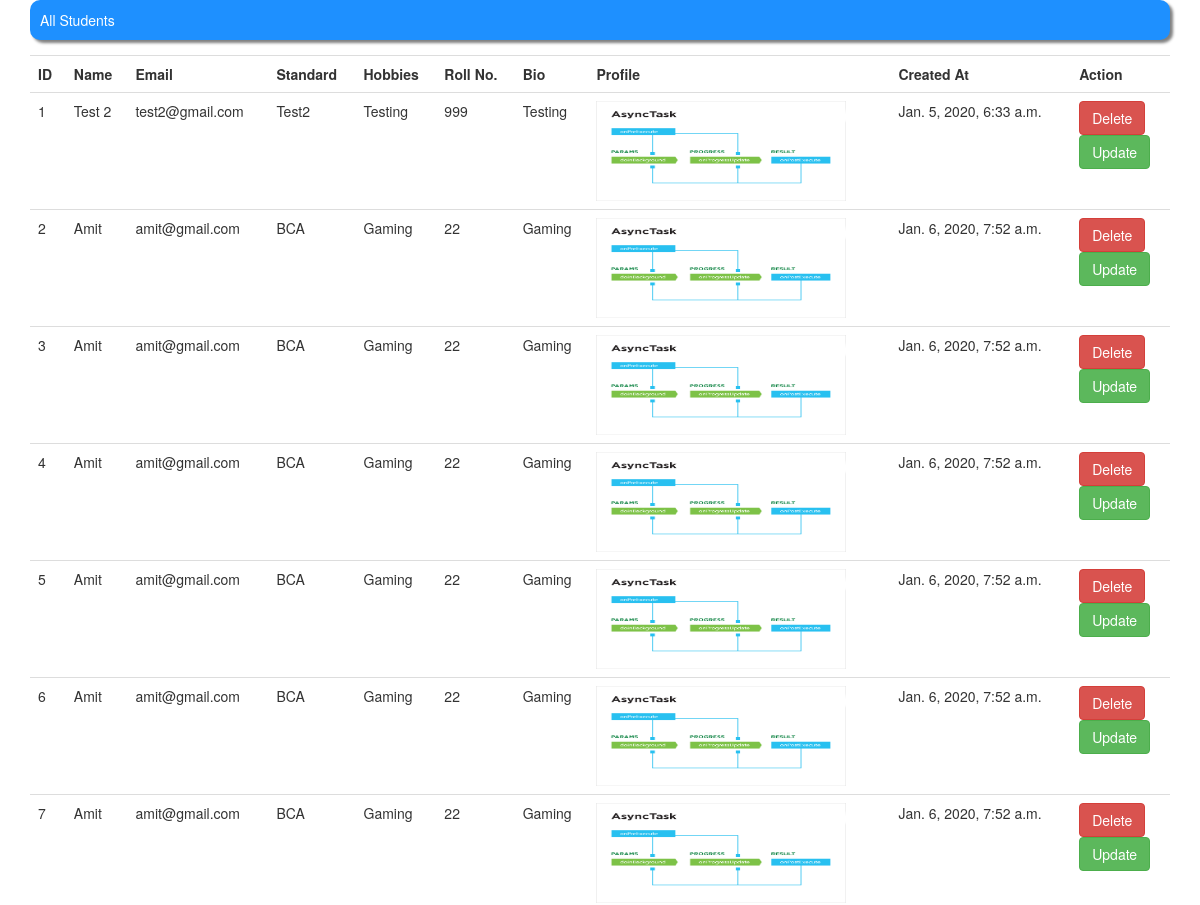
The app's page /show_all_data (signed in, upper part), older data.
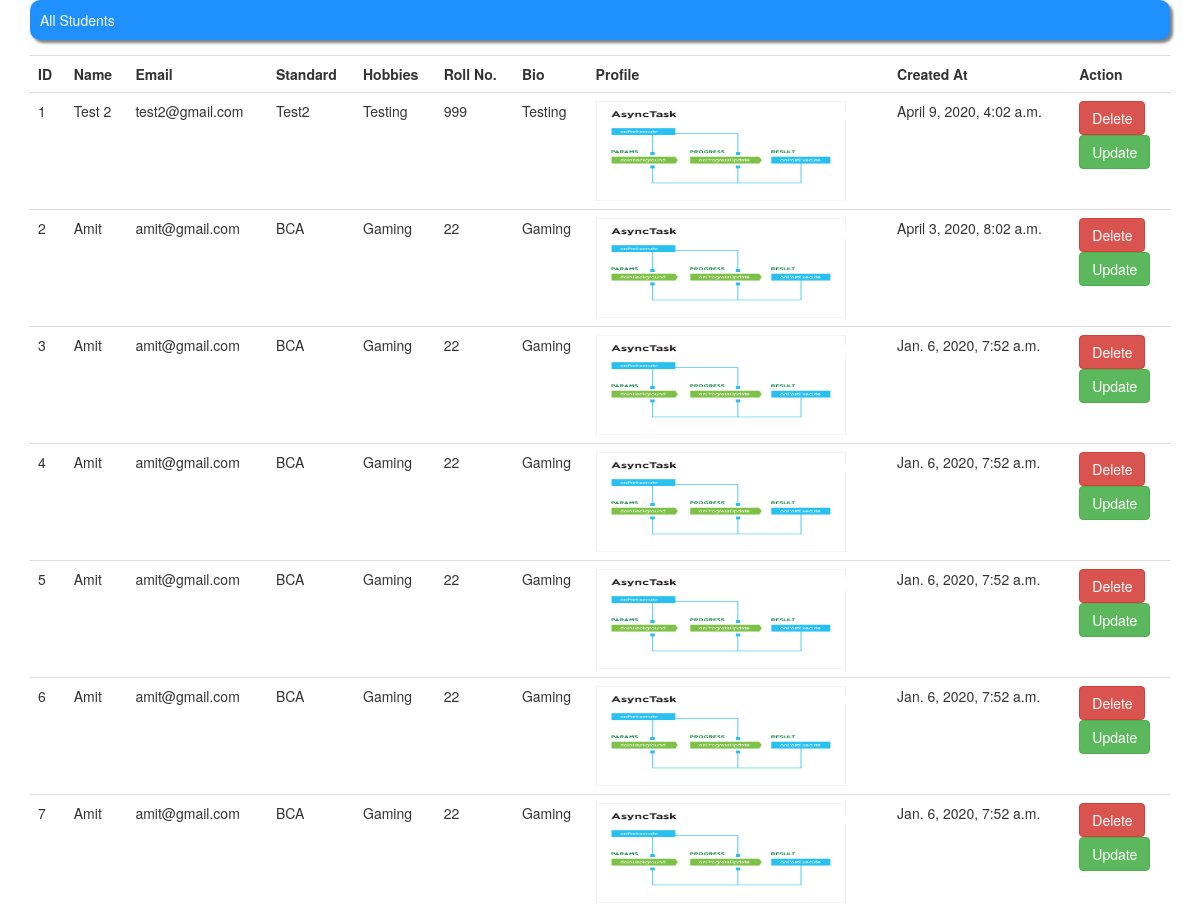
The same page, newer data.
### simpleFirstApp/models.py (models this page shows)
class Students(models.Model):
    id=models.AutoField(primary_key=True)
    name=models.CharField(max_length=255)
    email=models.CharField(max_length=255)
    standard=models.CharField(max_length=255)
    hobbies=models.CharField(max_length=255)
    roll_no=models.CharField(max_length=255)
    bio=models.TextField()
    profile_image=models.FileField()
    course=models.ForeignKey(Courses,on_delete=models.CASCADE)
    created_at=models.DateTimeField(auto_now_add=True)
    is_active=models.BooleanField(default=True)
    objects=models.Manager()

### simpleFirstApp/views.py (the view)
# urls.py: path('show_all_data', views.show_all_data, name="show_all_data"),
@login_required(login_url="/login_user/")
def show_all_data(request):
    all_teacher=Teachers.objects.all()
    all_student=Students.objects.all()
    return render(request,"show_data.html",{'students':all_student,'teachers':all_teacher})

### simpleFirstApp/templates/show_data.html (shortened to what this page needs)
{% extends 'base_template.html' %}
{% block bodydata %}
<div class="container">
    <div class="row">
        <div class="col-lg-12">
                <div class="form-group bg_blue">
                    All Students
                </div>
                <div class="table">
                <table class="table">
                    <tr>
                        <th>ID</th>
                        <th>Name</th>
                        <th>Email</th>
                        <th>Standard</th>
                        <th>Hobbies</th>
                        <th>Roll No.</th>
                        <th>Bio</th>
                        <th>Profile</th>
                        <th>Created At</th>
                        <th>Action</th>
                    </tr>
                    {% for student in students %}
                        <tr>
                            <td >{{ student.id }}</td>
                            <td class="editable" data-id="{{ student.id }}" data-type="name">{{ student.name }}</td>
                            <td class="editable" data-id="{{ student.id }}" data-type="email">{{ student.email }}</td>
                            <td class="editable" data-id="{{ student.id }}" data-type="standard">{{ student.standard }}</td>
                            <td class="editable" data-id="{{ student.id }}" data-type="hobbies">{{ student.hobbies }}</td>
                            <td class="editable" data-id="{{ student.id }}" data-type="roll_no">{{ student.roll_no }}</td>
                            <td class="editable" data-id="{{ student.id }}" data-type="bio">{{ student.bio }}</td>
                            <td><img src="/media/{{ student.profile_image }}" style="width:250px;height:100px"></td>
                            <td class="editable" data-id="{{ student.id }}" data-type="created_at">{{ student.created_at }}</td>
                            <td><a href="/delete_student/{{student.id}}" class="btn btn-danger">Delete</a><br><a class="btn btn-success" href="/update_student/{{student.id}}">Update</a></td>
                        </tr>
                    {% endfor %}
                </table>
                </div>
        </div>
    </div>
{% endblock bodydata %}

Row changes from the older to the newer data that the page shows:
changed Students "Test 2": created_at "Jan. 5, 2020, 6:33 a.m." → "April 9, 2020, 4:02 a.m."
changed Students id 2: created_at "Jan. 6, 2020, 7:52 a.m." → "April 3, 2020, 8:02 a.m."
